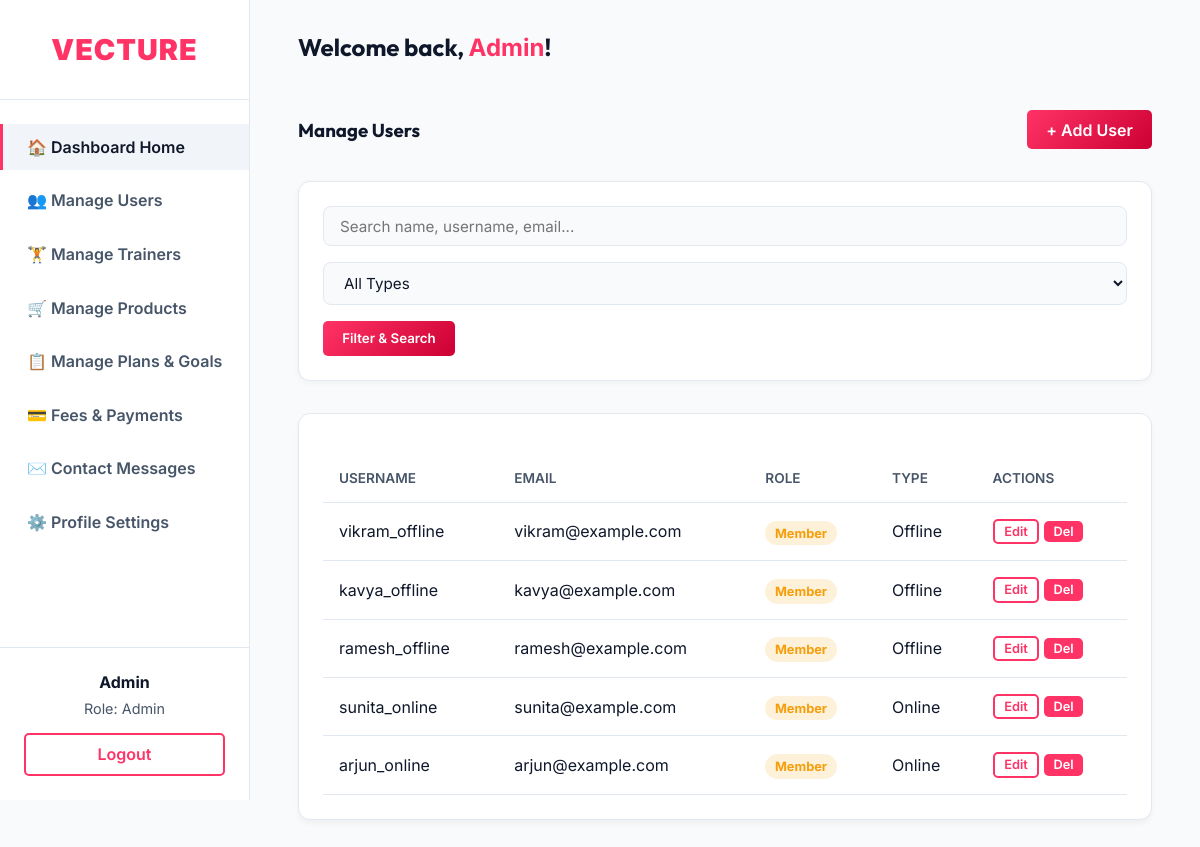
/dashboard/admin/users/ (signed in), run on the app's committed database.
### accounts/models.py (models this page shows, shortened)
class User(AbstractUser):
    ROLE_CHOICES = (
        ('admin', 'Admin'),
        ('trainer', 'Trainer'),
        ('member', 'Member'),
    )
    MEMBER_TYPE_CHOICES = (
        ('online', 'Online'),
        ('offline', 'Offline'),
    )
    role = models.CharField(max_length=20, choices=ROLE_CHOICES, default='member')
    member_type = models.CharField(max_length=20, choices=MEMBER_TYPE_CHOICES, blank=True, null=True)
    phone_no = models.CharField(max_length=20, blank=True, null=True)

### dashboard/views.py (the view, shortened to what this page needs)
# urls.py: path('admin/users/', views.admin_users, name='admin_users'),
@login_required
def admin_users(request):
    if not (request.user.is_superuser or request.user.role == 'admin'):
        return redirect('core:home')
    query = request.GET.get('q', '')
    member_type_filter = request.GET.get('member_type', '')
    users = User.objects.filter(role='member').order_by('-date_joined')
    if member_type_filter:
        users = users.filter(member_type=member_type_filter)
    return render(request, 'dashboard/admin/users/list.html', {
        'users': users,
        'search_query': query,
        'member_type': member_type_filter
    })

### templates/dashboard/admin/users/list.html (shortened to what this page needs)
{% extends 'dashboard/base_dashboard.html' %}
{% block dashboard_content %}
<div class="topbar" style="margin-bottom: 2rem;">
    <h3 style="margin-bottom: 0;">Manage Users</h3>
    <a href="{% url 'dashboard:admin_users_add' %}" class="btn">+ Add User</a>
</div>
<div style="background: var(--bg-card); padding: 1.5rem; border-radius: 12px; margin-bottom: 2rem; border: 1px solid var(--border); display: flex; gap: 1rem; align-items: center; justify-content: space-between; flex-wrap: wrap; box-shadow: 0 2px 6px rgba(0,0,0,0.04);">
    <form method="GET" action="{% url 'dashboard:admin_users' %}" style="display: flex; gap: 1rem; flex-wrap: wrap; flex-grow: 1;">
        <input type="text" name="q" placeholder="Search name, username, email..." value="{{ search_query }}" style="padding: 0.6rem 1rem; border-radius: 8px; border: 1.5px solid var(--border); background: var(--bg-dark); color: var(--text-light); min-width: 220px; flex: 1;">
        <select name="member_type" style="padding: 0.6rem 1rem; border-radius: 8px; border: 1.5px solid var(--border); background: var(--bg-dark); color: var(--text-light);">
            <option value="">All Types</option>
        </select>
        <button type="submit" class="btn">Filter & Search</button>
    </form>
</div>
<div class="card">
    <div class="table-responsive">
        <table>
            <thead>
                <tr>
                    <th>Username</th>
                    <th>Email</th>
                    <th>Role</th>
                    <th>Type</th>
                    <th>Actions</th>
                </tr>
            </thead>
            <tbody>
                {% for usr in users %}
                <tr>
                    <td>{{ usr.username }}</td>
                    <td>{{ usr.email }}</td>
                    <td><span class="badge bg-warning">{{ usr.get_role_display }}</span></td>
                    <td>{{ usr.get_member_type_display|default:"-" }}</td>
                    <td>
                        <a href="{% url 'dashboard:admin_users_edit' usr.id %}" class="btn btn-outline" style="padding: 0.2rem 0.6rem; font-size: 0.8rem;">Edit</a>
                        <form method="POST" action="{% url 'dashboard:admin_users_delete' usr.id %}" style="display:inline;" onsubmit="return confirm('Are you sure you want to delete this user?');">
                            <button type="submit" class="btn" style="padding: 0.2rem 0.6rem; font-size: 0.8rem; background: var(--primary); border: none; cursor: pointer;">Del</button>
                        </form>
                    </td>
                </tr>
                {% empty %}
                <tr><td colspan="5" style="text-align: center;">No users found.</td></tr>
                {% endfor %}
            </tbody>
        </table>
    </div>
</div>
{% endblock %}

### templates/dashboard/base_dashboard.html (shortened to what this page needs)
<!DOCTYPE html>
<html lang="en">
<head>
</head>
<body>
    <nav class="sidebar">
        <div class="sidebar-header">
            <a href="{% url 'core:home' %}" class="brand">Vecture</a>
        </div>
        <ul class="sidebar-menu" id="sidebarMenu">
            <li><a href="{% url 'dashboard:dashboard_home' %}" class="active">🏠 Dashboard Home</a></li>
            {% if user.role == 'admin' or user.is_superuser %}
                <li><a href="{% url 'dashboard:admin_users' %}">👥 Manage Users</a></li>
                <li><a href="{% url 'dashboard:admin_trainers' %}">🏋️ Manage Trainers</a></li>
                <li><a href="{% url 'dashboard:admin_products' %}">🛒 Manage Products</a></li>
                <li><a href="{% url 'dashboard:admin_plans' %}">📋 Manage Plans & Goals</a></li>
                <li><a href="{% url 'dashboard:admin_payments' %}">💳 Fees & Payments</a></li>
                <li><a href="{% url 'dashboard:admin_messages' %}">✉️ Contact Messages</a></li>
            {% endif %}
            {% if user.role == 'admin' or user.is_superuser %}
                <li><a href="{% url 'dashboard:admin_profile' %}">⚙️ Profile Settings</a></li>
            {% elif user.role == 'trainer' %}
                <li><a href="{% url 'dashboard:trainer_profile' %}">⚙️ Profile Settings</a></li>
            {% elif user.role == 'member' %}
                <li><a href="{% url 'dashboard:member_profile' %}">⚙️ Profile Settings</a></li>
            {% endif %}
        </ul>
        <div class="user-info" id="sidebarUserInfo">
            <p style="font-weight: bold; margin-bottom: 0.5rem;">{{ user.username|title }}</p>
            <p style="color: var(--text-muted); font-size: 0.9rem; margin-bottom: 1rem;">Role: {{ user.get_role_display }}</p>
            <a href="{% url 'accounts:logout' %}" class="btn btn-outline" style="width: 100%; display:block; text-align:center;">Logout</a>
        </div>
    </nav>
    <main class="main-content">
        <div class="topbar">
            <h2>Welcome back, <span style="color: var(--primary);">{{ user.username|title }}</span>!</h2>
        </div>
        {% block dashboard_content %}{% endblock %}
    </main>
</body>
</html>

### templates/dashboard/base_dashboard.html (style rules this page uses)
:root { --primary: #FF3366; --primary-dark: #cc0033; --bg-dark: #f8fafc; --bg-card: #ffffff; --bg-hover: #f1f5f9; --text-light: #0f172a; --text-muted: #475569; --border: #e2e8f0; --sidebar-width: 250px; }
* { margin: 0; padding: 0; box-sizing: border-box; font-family: 'Inter', sans-serif; }
body { background-color: var(--bg-dark); color: var(--text-light); display: flex; min-height: 100vh; }
h1, h2, h3, h4 { font-family: 'Outfit', sans-serif; }
.sidebar { width: var(--sidebar-width); background-color: var(--bg-card); border-right: 1px solid var(--border); display: flex; flex-direction: column; position: fixed; height: 100vh; overflow-y: auto; z-index: 100; }
.sidebar-header { padding: 2rem 1.5rem; text-align: center; border-bottom: 1px solid var(--border); }
.sidebar-header .brand { font-size: 1.8rem; color: var(--primary); text-decoration: none; font-weight: 900; letter-spacing: 1px; text-transform: uppercase; }
.sidebar-menu { list-style: none; flex-grow: 1; padding: 1.5rem 0; }
.sidebar-menu li { margin-bottom: 0.5rem; }
.sidebar-menu a { display: block; padding: 0.8rem 1.5rem; color: var(--text-muted); text-decoration: none; font-weight: 600; transition: all 0.3s; border-left: 3px solid transparent; }
.sidebar-menu a:hover, .sidebar-menu a.active { color: var(--text-light); background-color: var(--bg-hover); border-left-color: var(--primary); }
.user-info { padding: 1.5rem; border-top: 1px solid var(--border); text-align: center; }
.main-content { flex-grow: 1; margin-left: var(--sidebar-width); padding: 2rem 3rem; overflow-y: auto; width: 100%; }
.topbar { display: flex; justify-content: space-between; align-items: center; margin-bottom: 3rem; }
.card { background: var(--bg-card); border-radius: 12px; padding: 1.5rem; border: 1px solid var(--border); box-shadow: 0 4px 6px -1px rgba(0, 0, 0, 0.05); margin-bottom: 1.5rem; }
.btn { background: linear-gradient(135deg, var(--primary), var(--primary-dark)); color: white; padding: 0.6rem 1.2rem; border-radius: 5px; text-decoration: none; font-weight: 600; border: none; cursor: pointer; transition: transform 0.3s, box-shadow 0.3s; display: inline-flex; align-items: center; justify-content: center; }
.btn-outline { background: transparent; border: 2px solid var(--primary); color: var(--primary); }
input[type="text"], input[type="email"], input[type="password"], input[type="number"], input[type="date"], select, textarea, input[type="url"], input[type="tel"] { width: 100%; padding: 0.8rem; background: var(--bg-dark); color: var(--text-light); border: 1px solid var(--border); border-radius: 6px; font-size: 0.95rem; transition: border-color 0.3s, box-shadow 0.3s; }
.table-responsive { overflow-x: auto; width: 100%; }
table { width: 100%; border-collapse: collapse; margin-top: 1rem; }
th, td { padding: 1rem; text-align: left; border-bottom: 1px solid var(--border); }
th { color: var(--text-muted); font-weight: 600; text-transform: uppercase; font-size: 0.85rem; }
.badge { padding: 0.3rem 0.6rem; border-radius: 20px; font-size: 0.8rem; font-weight: bold; }
.bg-warning { background: rgba(245, 158, 11, 0.15); color: #f59e0b; }
select option { background-color: var(--bg-card); color: var(--text-light); }

### data on the page
User: username "Admin", role "Admin"
User: username "vikram_offline", email "vikram@example.com", role "Member", member_type "Offline"
User: username "kavya_offline", email "kavya@example.com", role "Member", member_type "Offline"
User: username "ramesh_offline", email "ramesh@example.com", role "Member", member_type "Offline"
User: username "sunita_online", email "sunita@example.com", role "Member", member_type "Online"
User: username "arjun_online", email "arjun@example.com", role "Member", member_type "Online"
